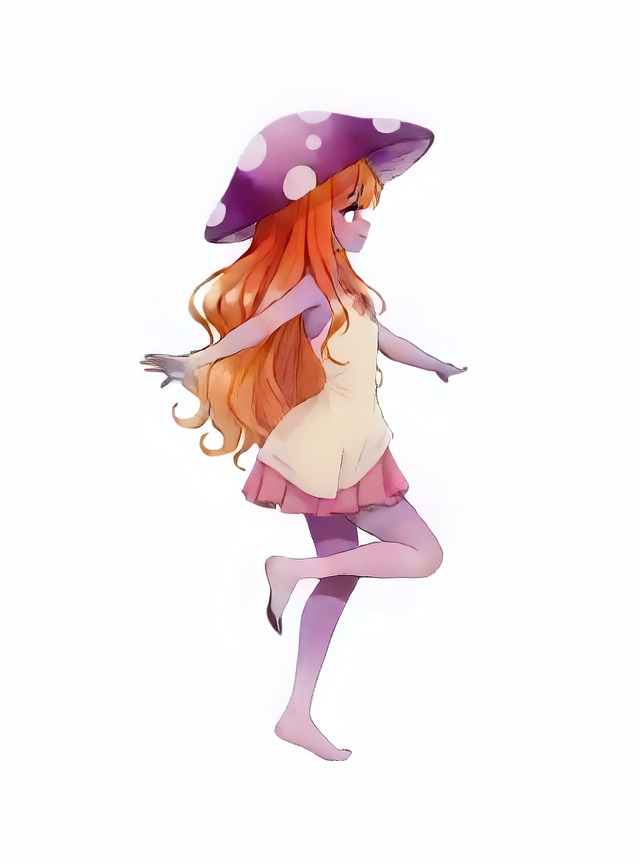
#> input picture Video Cropper/input/test_0001.png, 640 x 864 px
$ python -i align_frames_to_root.py   (imports and definitions only)
#> lines starting #> are read from the running program, lines starting #| are printed output that depends on the picture; after the words box and inside, x2 and y2 are one past the last pixel; in counts of white or black regions, pixels touching at a corner belong together
#> further down, picture is the input picture: shape (864, 640, 3); mean B, G, R 235.8, 235.5, 244.9
"""Align a frame batch to the scale and placement of a root frame."""

from __future__ import annotations

import cv2
import numpy as np
import torch

ALIGN_PADDING_PX = 8
ALIGN_REFINEMENT_POINTS = 20000


# [16 lines left out: function _as_image_batch, not called in this run]


def _corner_background(frame: np.ndarray) -> np.ndarray:
    height, width = frame.shape[:2]
    corner_size = max(2, int(min(height, width) * 0.05))
    corners = np.concatenate(
        (
            frame[:corner_size, :corner_size, :3].reshape(-1, 3),
            frame[:corner_size, -corner_size:, :3].reshape(-1, 3),
            frame[-corner_size:, :corner_size, :3].reshape(-1, 3),
            frame[-corner_size:, -corner_size:, :3].reshape(-1, 3),
        ),
        axis=0,
    )
    return np.median(corners, axis=0).astype(np.float32)


# [20 lines left out: function _warp_border_value, not called in this run]


def _foreground_mask(frame: np.ndarray) -> np.ndarray:
    """Return the largest connected subject region in an image."""
    if frame.shape[-1] > 3:
        alpha = frame[..., 3].astype(np.float32, copy=False)
        alpha_range = float(np.percentile(alpha, 95) - np.percentile(alpha, 5))
        if alpha_range > 0.05 and float(np.percentile(alpha, 5)) < 0.95:
            foreground = (alpha > 0.05).astype(np.uint8)
        else:
            foreground = None
    else:
        foreground = None

    if foreground is None:
        rgb = frame[..., :3].astype(np.float32, copy=False)
        background = _corner_background(frame)
#> background = [254, 254, 254]
        difference = np.linalg.norm(rgb - background[None, None, :], axis=2)
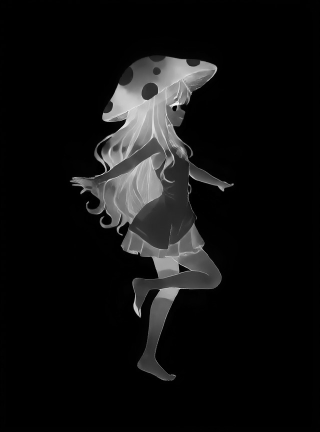
#> difference: shape (864, 640) float32 (shown at 1/2 size); min 0, max 421.4, mean 28.2; drawn with min black and max white
        foreground = (difference > 0.08).astype(np.uint8)
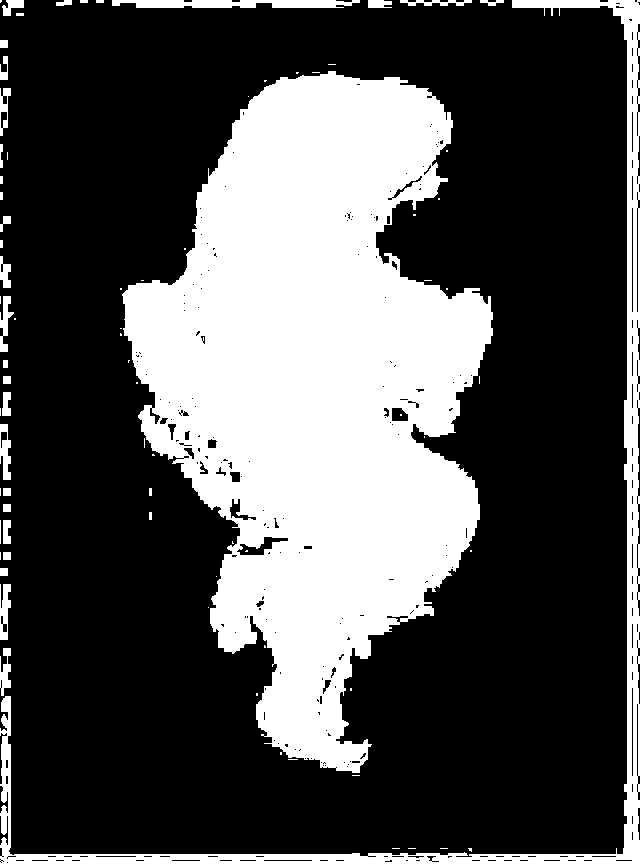
#> foreground: shape (864, 640); values 0 (black) and 1 (white), 31.8% white; 79 white regions (44 under 20 px), largest, box (x1, y1, x2, y2) and area: (122, 71, 493, 773) 151584, (0, 0, 640, 864) 18171, (112, 0, 360, 8) 1648

    foreground = cv2.morphologyEx(
        foreground,
        cv2.MORPH_OPEN,
        np.ones((3, 3), dtype=np.uint8),
    )
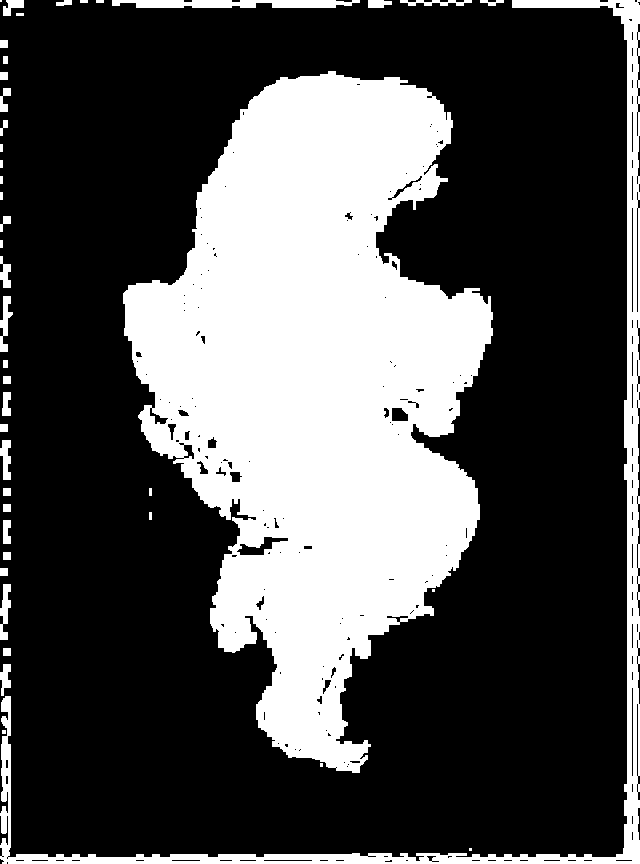
#> foreground: shape (864, 640); values 0 (black) and 1 (white), 31.5% white; 44 white regions (5 under 20 px), largest, box (x1, y1, x2, y2) and area: (123, 71, 493, 773) 151230, (0, 0, 640, 864) 17682, (112, 0, 360, 8) 1640
    foreground = cv2.morphologyEx(
        foreground,
        cv2.MORPH_CLOSE,
        np.ones((5, 5), dtype=np.uint8),
    )
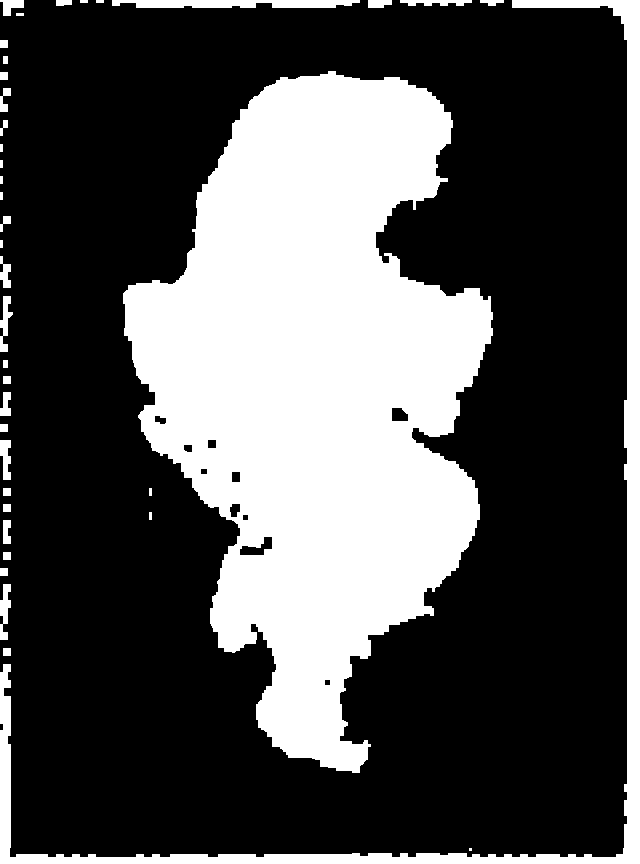
#> foreground: shape (864, 640); values 0 (black) and 1 (white), 32.3% white; 39 white regions (1 under 20 px), largest, box (x1, y1, x2, y2) and area: (123, 71, 493, 773) 152876, (0, 0, 640, 864) 20374, (112, 0, 360, 8) 1696

    count, labels, stats, _ = cv2.connectedComponentsWithStats(foreground, 8)
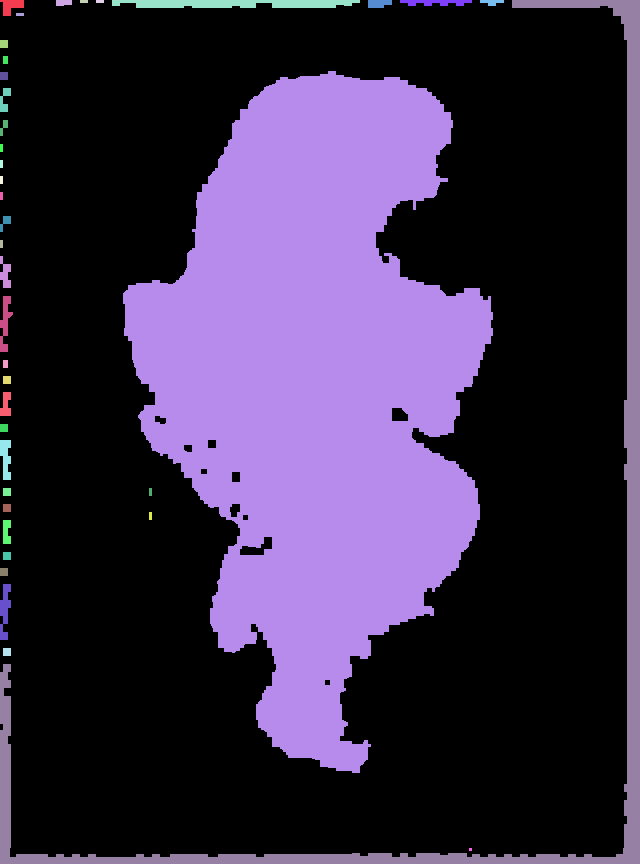
#> labels: shape (864, 640) int32; 40 distinct labels, from 0 to 39; one colour per label, 0 black
#> count = 40; stats = 40 rows, first 6: [0, 0, 627, 857, 374263], [0, 0, 24, 16, 238], [56, 0, 16, 6, 88], [80, 0, 8, 3, 24], [96, 0, 8, 3, 24], [112, 0, 248, 8, 1696]
    if count <= 1:
        raise ValueError("Could not detect a foreground subject in the image.")

    label = 1 + int(np.argmax(stats[1:, cv2.CC_STAT_AREA]))
#> label = 13
    area = int(stats[label, cv2.CC_STAT_AREA])
#> area = 152876
    if area < max(16, int(frame.shape[0] * frame.shape[1] * 0.001)):
        raise ValueError("Could not detect a sufficiently large foreground subject.")
    return (labels == label).astype(np.uint8)
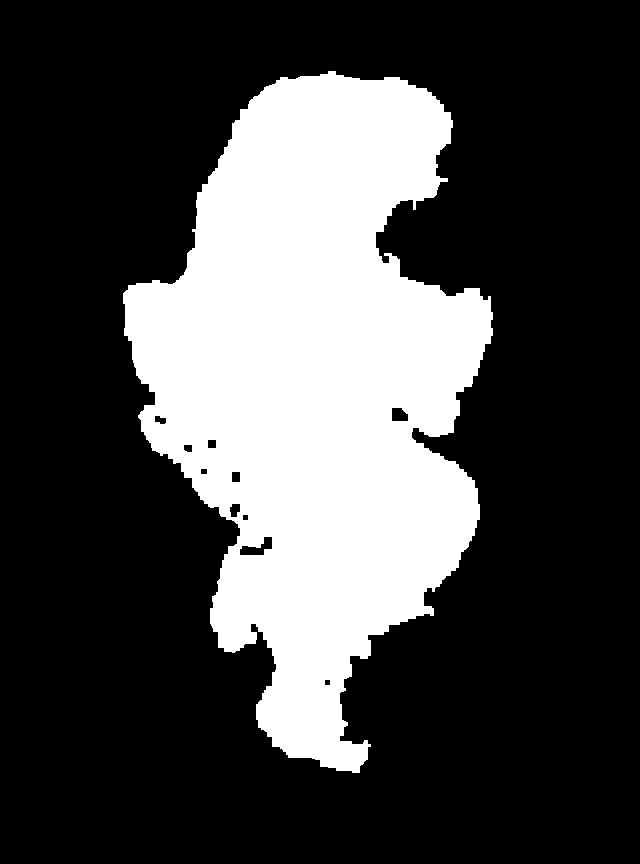
#> returned value: shape (864, 640); values 0 (black) and 1 (white), 27.6% white; 1 white region, box (x1, y1, x2, y2) and area: (123, 71, 493, 773) 152876


# [305 lines left out: functions _foreground_bbox, _alignment_transform, _sample_distance, _edge_points, _refine_alignment_transform, _transformed_bounds and 2 more, not called in this run]


class AlignFramesToRootNode:
    """Match a frame batch's subject scale and placement to a root image."""

    CATEGORY = "image/transform"
    RETURN_TYPES = ("IMAGE", "IMAGE")
    RETURN_NAMES = ("aligned_root", "aligned_frames")
    FUNCTION = "align"

    # [114 lines left out: functions INPUT_TYPES, align, not called in this run]

>>> import cv2
>>> picture = cv2.imread('../../Video Cropper/input/test_0001.png')
>>> result = _foreground_mask(picture)

$ run again, on Video Cropper/input/test_0002.png
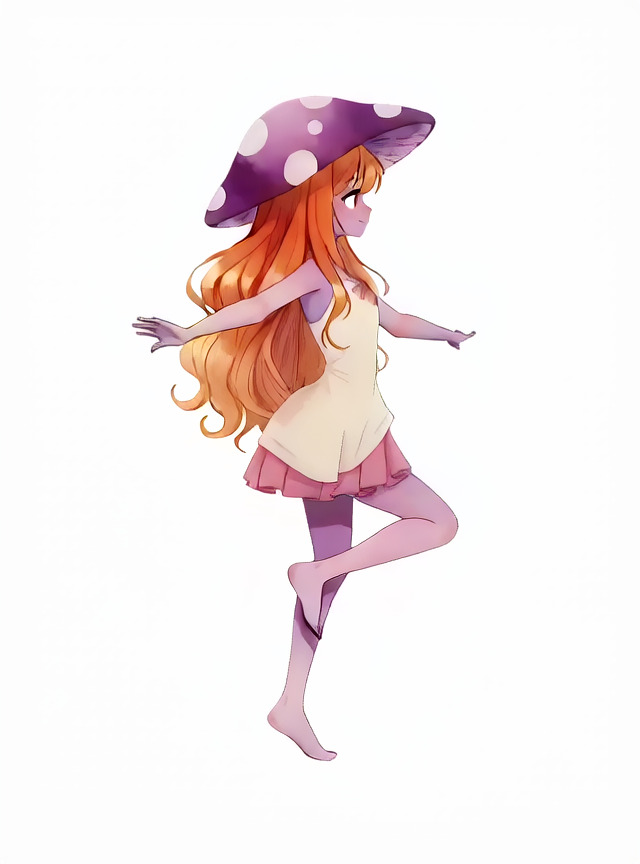
#> input picture Video Cropper/input/test_0002.png, 640 x 864 px
#> picture is the input picture: shape (864, 640, 3); mean B, G, R 235.7, 235.7, 245.1
#> background = [253, 253, 253]
#> in _foreground_mask, `count, labels, stats, _ = cv2.connectedComponentsWithStats(foreground,..`:
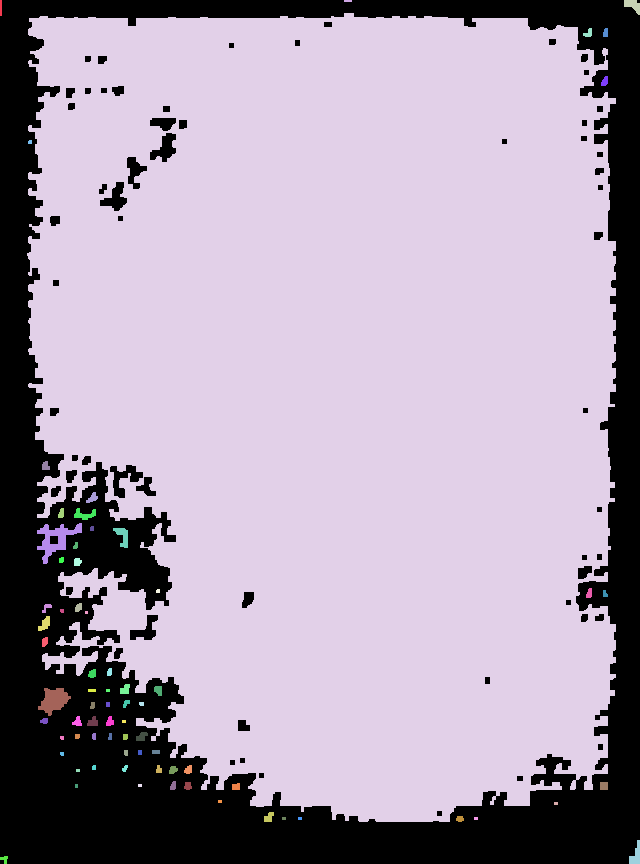
#> labels: shape (864, 640) int32; 75 distinct labels, from 0 to 74; one colour per label, 0 black
#> count = 75; stats = 75 rows, first 6: [0, 0, 640, 864, 141748], [0, 0, 2, 16, 32], [344, 0, 8, 2, 16], [624, 0, 16, 15, 142], [27, 13, 589, 809, 406913], [583, 28, 9, 9, 52]
#> label = 4
#> area = 406913
#> in _foreground_mask, `return (labels == label).astype(np.uint8)`:
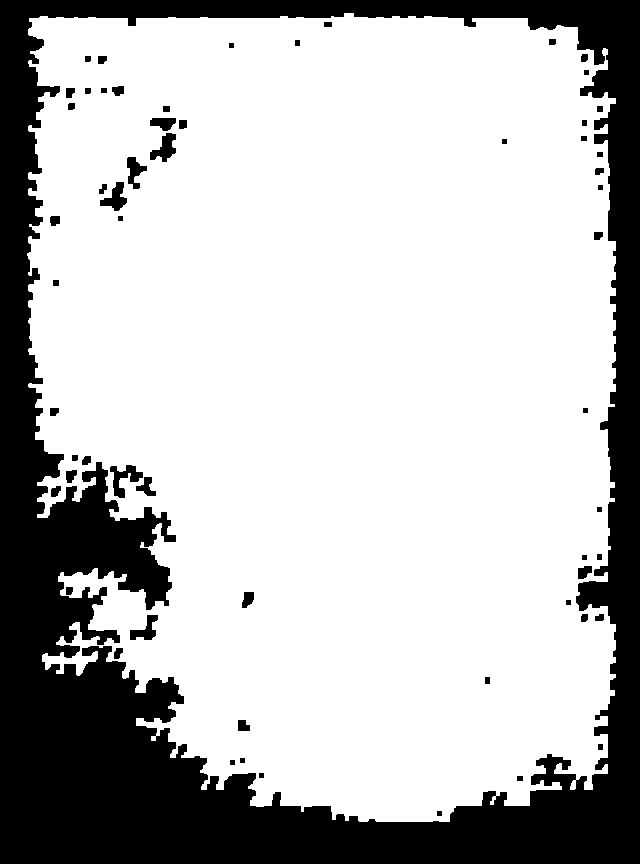
#> returned value: shape (864, 640); values 0 (black) and 1 (white), 73.6% white; 59 black regions, largest, box (x1, y1, x2, y2) and area: (0, 0, 640, 864) 141183, (110, 465, 143, 498) 468, (150, 133, 176, 162) 404

$ run again, on Video Cropper/input/test_0003.png
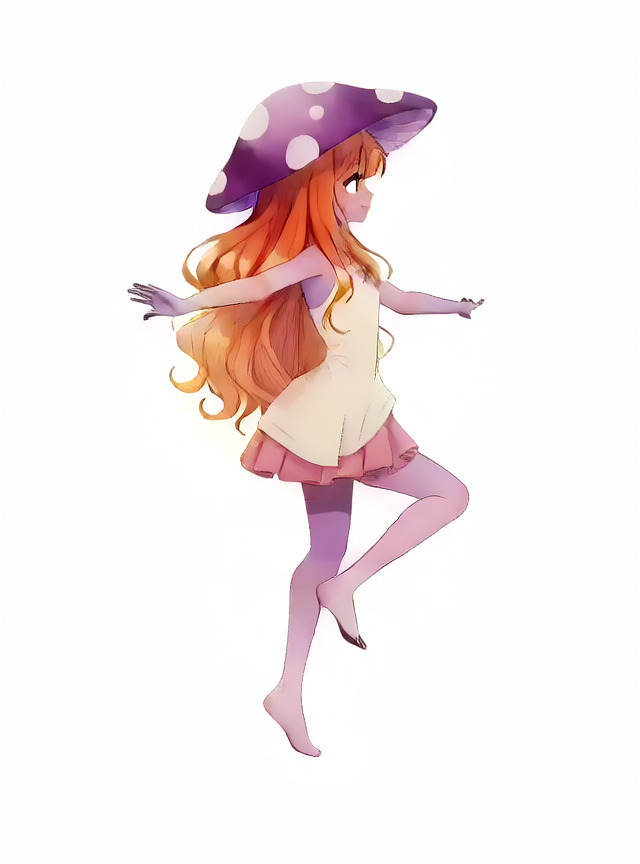
#> input picture Video Cropper/input/test_0003.png, 640 x 864 px
#> picture is the input picture: shape (864, 640, 3); mean B, G, R 235.3, 235.4, 245.1
#> background = [254, 254, 254]
#> in _foreground_mask, `count, labels, stats, _ = cv2.connectedComponentsWithStats(foreground,..`:
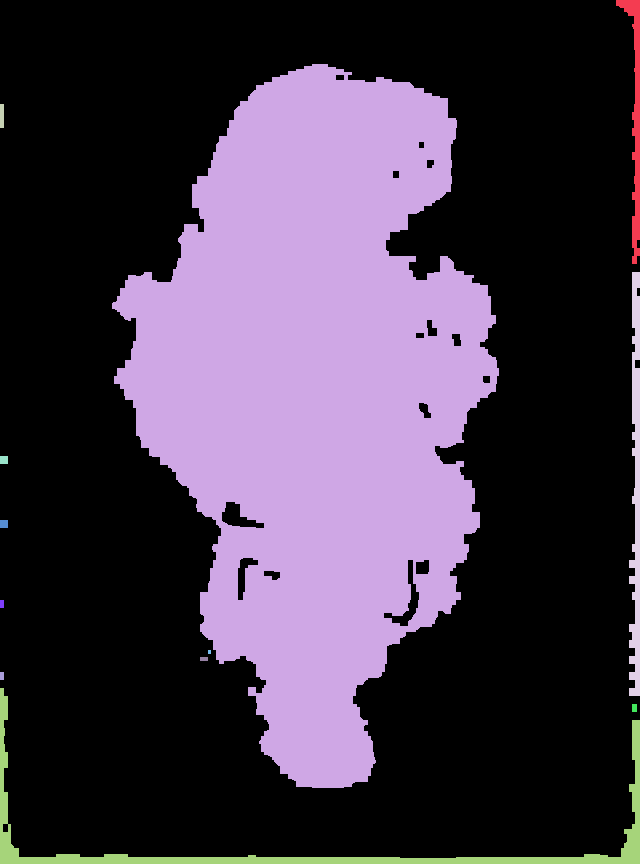
#> labels: shape (864, 640) int32; 13 distinct labels, from 0 to 12; one colour per label, 0 black
#> count = 13; stats = 13 rows, first 6: [0, 0, 640, 858, 370789], [616, 0, 24, 264, 1784], [112, 64, 387, 724, 169926], [0, 104, 4, 24, 96], [629, 272, 11, 424, 2952], [0, 456, 8, 8, 64]
#> label = 2
#> area = 169926
#> in _foreground_mask, `return (labels == label).astype(np.uint8)`:
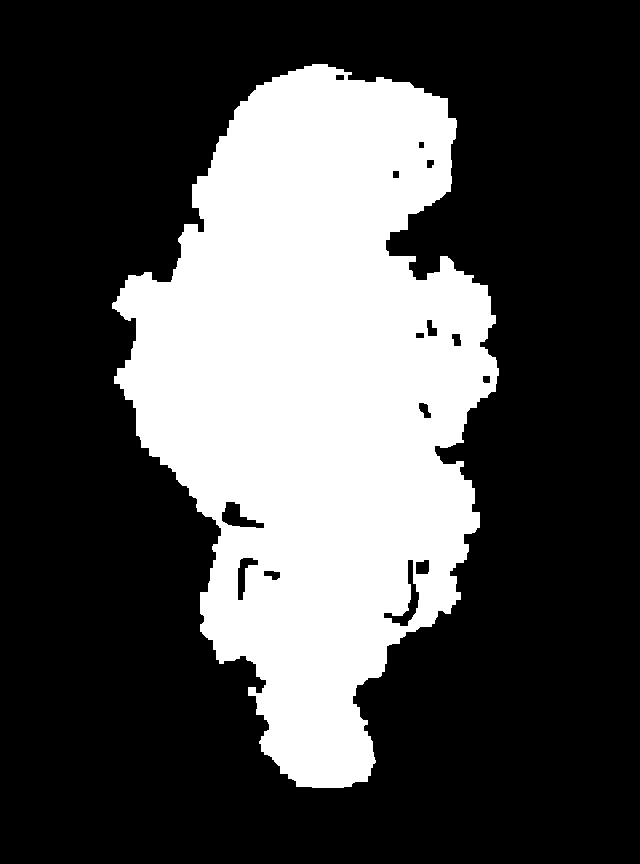
#> returned value: shape (864, 640); values 0 (black) and 1 (white), 30.7% white; 1 white region, box (x1, y1, x2, y2) and area: (112, 64, 499, 788) 169926
